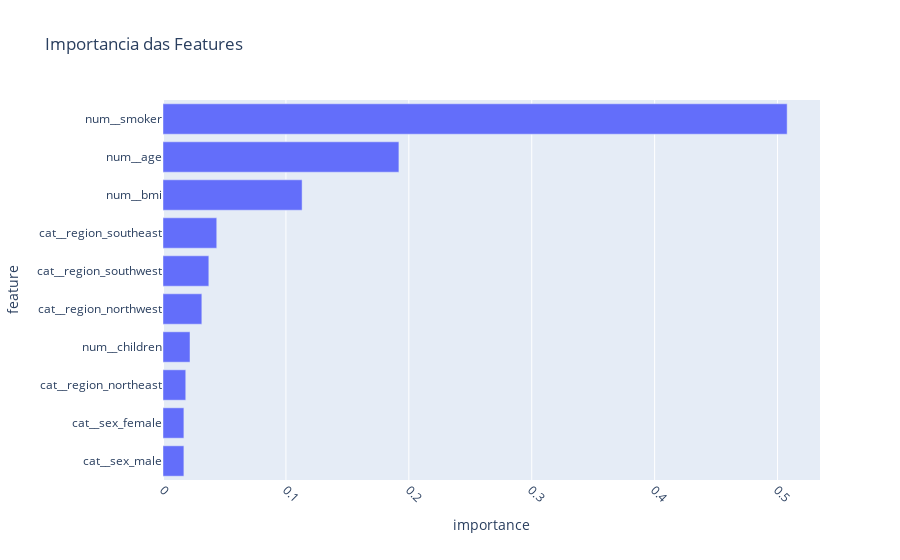

Write notebook code for a chart like this one.
### Code cell
# Criar um gráfico de barras com a importancia das features
fig = px.bar(importance_df, 
             x='importance',
             y='feature',
             title='Importancia das Features',
             orientation='h')

fig.update_xaxes(tickangle=45)
fig.show()

### Figure 1 — Plotly figure (JSON) as saved in the notebook; plotly's stock layout.template omitted (floating-point values rounded to 4 significant figures)
{"data": [{"hovertemplate": "importance=%{x}<br>feature=%{y}<extra></extra>", "legendgroup": "", "marker": {"color": "#636efa", "pattern": {"shape": ""}}, "name": "", "orientation": "h", "showlegend": false, "textposition": "auto", "type": "bar", "x": [0.017, 0.017, 0.01852, 0.02196, 0.0316, 0.03728, 0.04373, 0.1132, 0.1919, 0.5078], "xaxis": "x", "y": ["cat__sex_male", "cat__sex_female", "cat__region_northeast", "num__children", "cat__region_northwest", "cat__region_southwest", "cat__region_southeast", "num__bmi", "num__age", "num__smoker"], "yaxis": "y"}], "layout": {"barmode": "relative", "legend": {"tracegroupgap": 0}, "title": {"text": "Importancia das Features"}, "xaxis": {"anchor": "y", "domain": [0, 1], "tickangle": 45, "title": {"text": "importance"}}, "yaxis": {"anchor": "x", "domain": [0, 1], "title": {"text": "feature"}}}}
